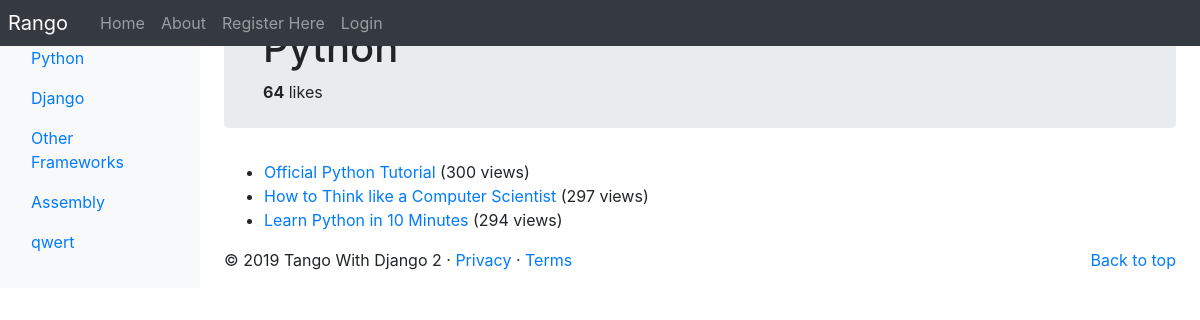
/rango/category/python/, run on an earlier commit of the app's database.
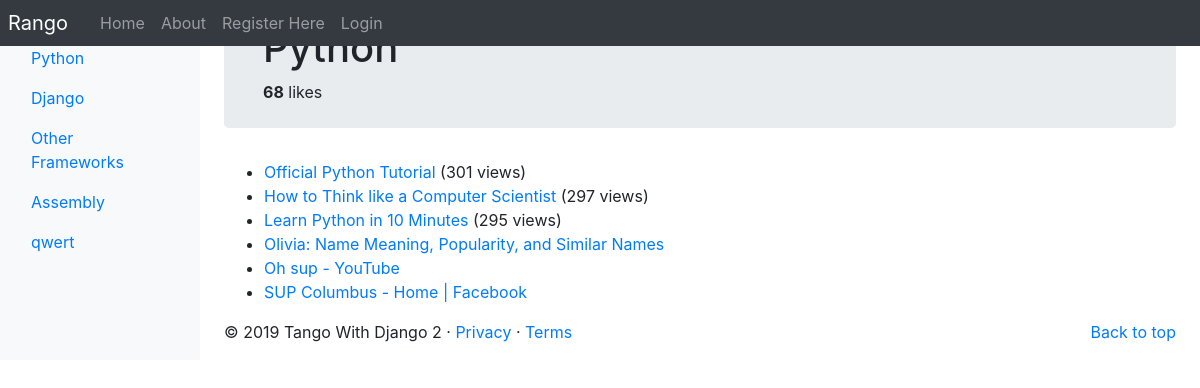
And on a later commit of the database.
### rango/models.py (models this page shows, shortened)
class Category(models.Model):
    NAME_MAX_LENGTH = 128
    name = models.CharField(max_length=NAME_MAX_LENGTH, unique=True)
    views = models.IntegerField(default=0)
    likes = models.IntegerField(default=0)
    slug = models.SlugField(unique=True)
    class Meta:
        verbose_name_plural = 'Categories'

class Page(models.Model):
    TITLE_MAX_LENGTH = 128
    URL_MAX_LENGTH = 200
    category = models.ForeignKey(Category, on_delete=models.CASCADE)
    title = models.CharField(max_length=TITLE_MAX_LENGTH)
    url = models.URLField()
    views = models.IntegerField(default=0)

### rango/views.py (the view, shortened to what this page needs)
# urls.py: path('category/<slug:category_name_slug>/', views.ShowCategoryView.as_view(), name='show_category'),
class ShowCategoryView(View):
    def create_context_dict(self, category_name_slug):
        context_dict = {}
        try:
            category = Category.objects.get(slug=category_name_slug)
            pages = Page.objects.filter(category=category).order_by('-views')
            context_dict['pages'] = pages
            context_dict['category'] = category
        except Category.DoesNotExist:
            context_dict['category'] = None
            context_dict['pages'] = None
        return context_dict
    def get(self, request, category_name_slug):
        context_dict = self.create_context_dict(category_name_slug)
        return render(request, 'rango/category.html', context_dict)

### rango/templatetags/rango_template_tags.py (called while the page is built)
@register.inclusion_tag('rango/categories.html')
def get_category_list(current_category=None):
    return {'categories': Category.objects.all(),
            'current_category': current_category}

### templates/rango/category.html (shortened to what this page needs)
{% extends 'rango/base.html' %}
{% load staticfiles %}
{% block body_block %}
    {% if category %}
        <div class="jumbotron p-4">
            <div class="container">
                <h1 class="jumbotron-heading">{{ category.name }}</h1>
                <div>
                    <strong id="like_count">{{ category.likes }}</strong> likes
                </div>
            </div>
        </div>
        <div id="page-listing">
        {% if pages %}
        <ul>
            {% for page in pages %}
            <li>
                <a href="{% url 'rango:goto' %}?page_id={{ page.id }}">{{ page.title }}</a>
                {% if page.views > 1 %}
                    ({{ page.views }} views)
                {% elif page.views == 1 %}
                    ({{ page.views }} view)
                {% endif %}
            </li>
            {% endfor %}
        </ul>
        {% else %}
        <strong>No pages currently in category.</strong>
        {% endif %}
        </div>
    {% else %}
        The specified category does not exist!
    {% endif %}
{% endblock %}

### templates/rango/categories.html (shortened to what this page needs)
<ul class="nav flex-column">
    {% if categories %}
        {% for c in categories %}
            {% if c == current_category %}
            <li class="nav-item">
                <a class="nav-link active" href="{% url 'rango:show_category' c.slug %}">
                    {{ c.name }}
                </a>
            </li>
        {% else %}
            <li class="nav-item">
                <a class="nav-link" href="{% url 'rango:show_category' c.slug %}">
                    {{ c.name }}
                </a>
            </li>
        {% endif %}
        {% endfor %}
    {% else %}
        <li class="nav-item">There are no categories present.</li>
    {% endif %}
</ul>

What changed in the data, as far as the page shows it:
changed Category "Python": likes "64" → "68"
changed Page "Official Python Tutorial": views "300" → "301"
changed Page "Learn Python in 10 Minutes": views "294" → "295"
added Page: title "Olivia: Name Meaning, Popularity, and Similar Names"
added Page: title "Oh sup - YouTube"
added Page: title "SUP Columbus - Home | Facebook"
